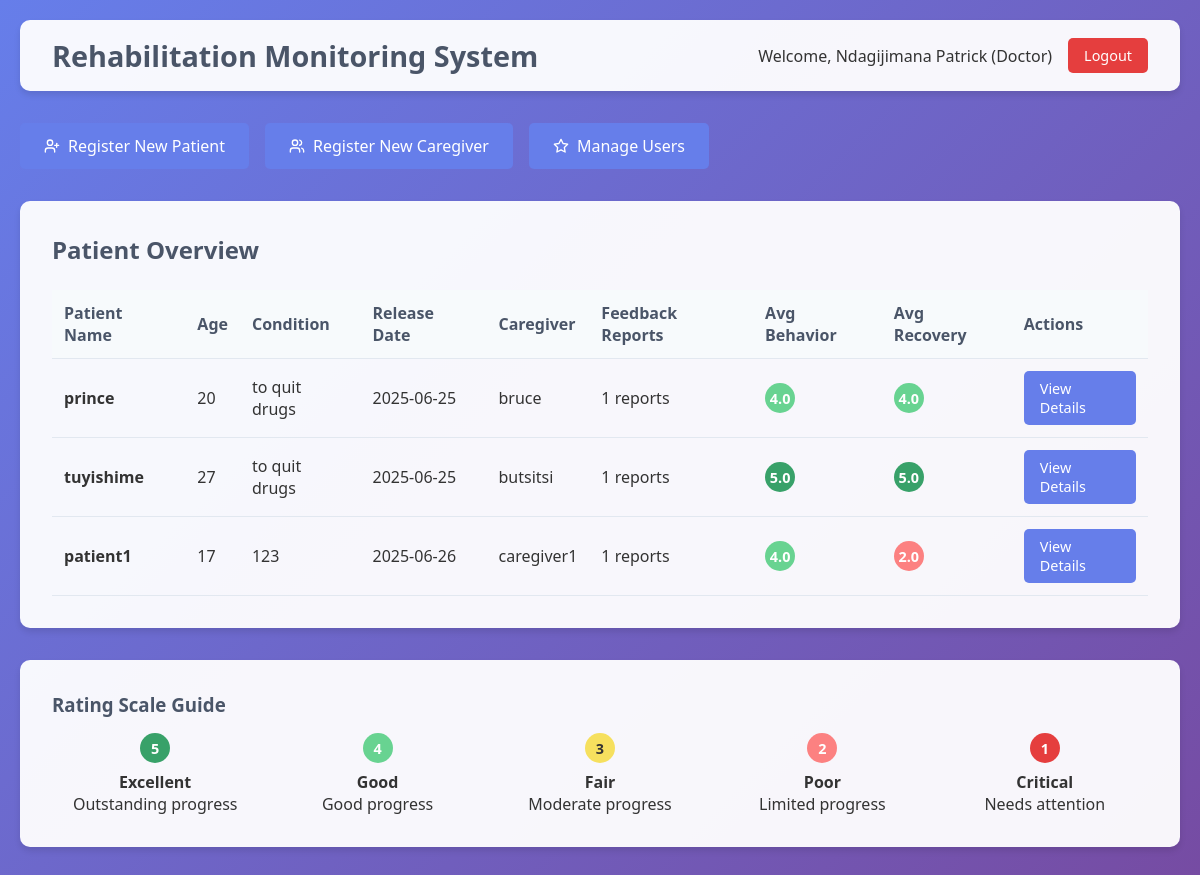
The page /doctor_dashboard (signed in) on the database its author committed.
### tables this page shows
CREATE TABLE patients (
            id INTEGER PRIMARY KEY AUTOINCREMENT,
            name TEXT NOT NULL,
            age INTEGER,
            condition_description TEXT,
            release_date TEXT,
            assigned_caregiver TEXT,
            doctor_id INTEGER,
            FOREIGN KEY (doctor_id) REFERENCES users (id)
        );

### app.py (the view)
@app.route('/doctor_dashboard')
def doctor_dashboard():
    if 'user_id' not in session or session['role'] != 'doctor':
        return redirect(url_for('index'))
    conn = sqlite3.connect('rehabilitation.db')
    cursor = conn.cursor()
    cursor.execute("""
        SELECT p.id, p.name, p.age, p.condition_description, p.release_date, p.assigned_caregiver,
               COUNT(f.id) as feedback_count,
               AVG(f.behavior_rating) as avg_behavior,
               AVG(f.recovery_progress) as avg_recovery
        FROM patients p
        LEFT JOIN feedback f ON p.id = f.patient_id
        WHERE p.doctor_id = ?
        GROUP BY p.id
    """, (session['user_id'],))
    patients = cursor.fetchall()
    conn.close()
    return render_template('doctor_dashboard.html', patients=patients)

### templates/doctor_dashboard.html (shortened to what this page needs)
{% extends "base.html" %}
{% block content %}
<div class="management-links">
    <a href="{{ url_for('register_patient') }}" class="btn">
        Register New Patient
    </a>
    <a href="{{ url_for('register_caregiver') }}" class="btn">
        Register New Caregiver
    </a>
    <a href="{{ url_for('manage_users') }}" class="btn">
        <svg xmlns="http://www.w3.org/2000/svg" width="16" height="16" viewBox="0 0 24 24" fill="none" stroke="currentColor" stroke-width="2" stroke-linecap="round" stroke-linejoin="round" class="icon"><path d="M12 2l3.09 6.26L22 9.27l-5 4.87 1.18 6.88L12 17.77l-6.18 3.25L7 14.14 2 9.27l6.91-1.01L12 2z"></path></svg>
        Manage Users
    </a>
</div>
<div class="card">
    <h2 style="margin-bottom: 1.5rem; color: #4a5568;">Patient Overview</h2>
    {% if patients %}
    <table class="table">
        <thead>
            <tr>
                <th>Patient Name</th>
                <th>Age</th>
                <th>Condition</th>
                <th>Release Date</th>
                <th>Caregiver</th>
                <th>Feedback Reports</th>
                <th>Avg Behavior</th>
                <th>Avg Recovery</th>
                <th>Actions</th>
            </tr>
        </thead>
        <tbody>
            {% for patient in patients %}
            <tr>
                <td><strong>{{ patient[1] }}</strong></td>
                <td>{{ patient[2] }}</td>
                <td>{{ patient[3] }}</td>
                <td>{{ patient[4] }}</td>
                <td>{{ patient[5] }}</td>
                <td>{{ patient[6] or 0 }} reports</td>
                <td>
                    {% if patient[7] %}
                        <div class="rating">
                            <div class="rating-circle
                                {% if patient[7] >= 4.5 %}rating-excellent
                                {% elif patient[7] >= 3.5 %}rating-good
                                {% elif patient[7] >= 2.5 %}rating-fair
                                {% elif patient[7] >= 1.5 %}rating-poor
                                {% else %}rating-critical{% endif %}">
                                {{ "%.1f"|format(patient[7]) }}
                            </div>
                        </div>
                    {% else %}
                        <span style="color: #718096;">No data</span>
                    {% endif %}
                </td>
                <td>
                    {% if patient[8] %}
                        <div class="rating">
                            <div class="rating-circle
                                {% if patient[8] >= 4.5 %}rating-excellent
                                {% elif patient[8] >= 3.5 %}rating-good
                                {% elif patient[8] >= 2.5 %}rating-fair
                                {% elif patient[8] >= 1.5 %}rating-poor
                                {% else %}rating-critical{% endif %}">
                                {{ "%.1f"|format(patient[8]) }}
                            </div>
                        </div>
                    {% else %}
                        <span style="color: #718096;">No data</span>
                    {% endif %}
                </td>
                <td>
                    <a href="{{ url_for('patient_details', patient_id=patient[0]) }}" class="btn" style="padding: 0.5rem 1rem; font-size: 0.9rem;">View Details</a>
                </td>
            </tr>
            {% endfor %}
        </tbody>
    </table>
    {% else %}
    <p style="text-align: center; color: #718096; font-size: 1.1rem;">No patients assigned yet.</p>
    {% endif %}
</div>
<div class="card">
    <h3 style="margin-bottom: 1rem; color: #4a5568;">Rating Scale Guide</h3>
    <div class="grid" style="grid-template-columns: repeat(5, 1fr); gap: 1rem;">
        <div style="text-align: center;">
            <div class="rating-circle rating-excellent" style="margin: 0 auto 0.5rem;">5</div>
            <p><strong>Excellent</strong><br>Outstanding progress</p>
        </div>
        <div style="text-align: center;">
            <div class="rating-circle rating-good" style="margin: 0 auto 0.5rem;">4</div>
            <p><strong>Good</strong><br>Good progress</p>
        </div>
        <div style="text-align: center;">
            <div class="rating-circle rating-fair" style="margin: 0 auto 0.5rem;">3</div>
            <p><strong>Fair</strong><br>Moderate progress</p>
        </div>
        <div style="text-align: center;">
            <div class="rating-circle rating-poor" style="margin: 0 auto 0.5rem;">2</div>
            <p><strong>Poor</strong><br>Limited progress</p>
        </div>
        <div style="text-align: center;">
            <div class="rating-circle rating-critical" style="margin: 0 auto 0.5rem;">1</div>
            <p><strong>Critical</strong><br>Needs attention</p>
        </div>
    </div>
</div>
{% endblock %}

### templates/base.html (style rules this page uses)
* { margin: 0; padding: 0; box-sizing: border-box; }
body { font-family: 'Segoe UI', Tahoma, Geneva, Verdana, sans-serif; background: linear-gradient(135deg, #667eea 0%, #764ba2 100%); min-height: 100vh; color: #333; }
.card { background: rgba(255, 255, 255, 0.95); border-radius: 10px; padding: 2rem; margin-bottom: 2rem; box-shadow: 0 4px 6px rgba(0, 0, 0, 0.1); }
.btn { background: #667eea; color: white; padding: 0.75rem 1.5rem; border: none; border-radius: 5px; font-size: 1rem; cursor: pointer; text-decoration: none; display: inline-block; transition: background 0.3s; }
.table { width: 100%; border-collapse: collapse; margin-top: 1rem; }
.table th, .table td { padding: 0.75rem; text-align: left; border-bottom: 1px solid #e2e8f0; }
.table th { background: #f7fafc; font-weight: 600; color: #4a5568; }
.rating { display: flex; gap: 0.5rem; align-items: center; }
.rating-circle { width: 30px; height: 30px; border-radius: 50%; display: flex; align-items: center; justify-content: center; color: white; font-weight: bold; font-size: 0.9rem; }
.rating-excellent { background: #38a169; }
.rating-good { background: #68d391; }
.rating-fair { background: #f6e05e; color: #333; }
.rating-poor { background: #fc8181; }
.rating-critical { background: #e53e3e; }
.grid { display: grid; grid-template-columns: repeat(auto-fit, minmax(300px, 1fr)); gap: 1.5rem; }
.management-links { display: flex; gap: 1rem; margin-bottom: 2rem; flex-wrap: wrap; }
.management-links .btn { display: flex; align-items: center; gap: 0.5rem; }
.icon { width: 16px; height: 16px; }

### rows shown on the page
patients: name "prince", age "20", condition_description "to quit drugs", release_date "2025-06-25", assigned_caregiver "bruce", patient "1", patient "4.0"
patients: name "tuyishime", age "27", condition_description "to quit drugs", release_date "2025-06-25", assigned_caregiver "butsitsi", patient "1", patient "5.0"
patients: name "patient1", age "17", condition_description "123", release_date "2025-06-26", assigned_caregiver "caregiver1", patient "1", patient "4.0", patient "2.0"

### other values the page prints
{{ session.name }} "Ndagijimana Patrick"
{{ session.role.title() }} "Doctor"
